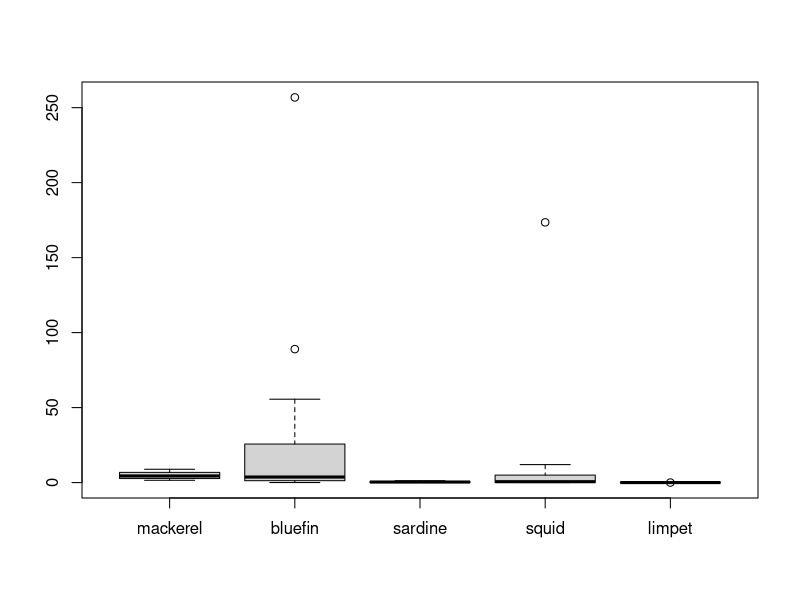
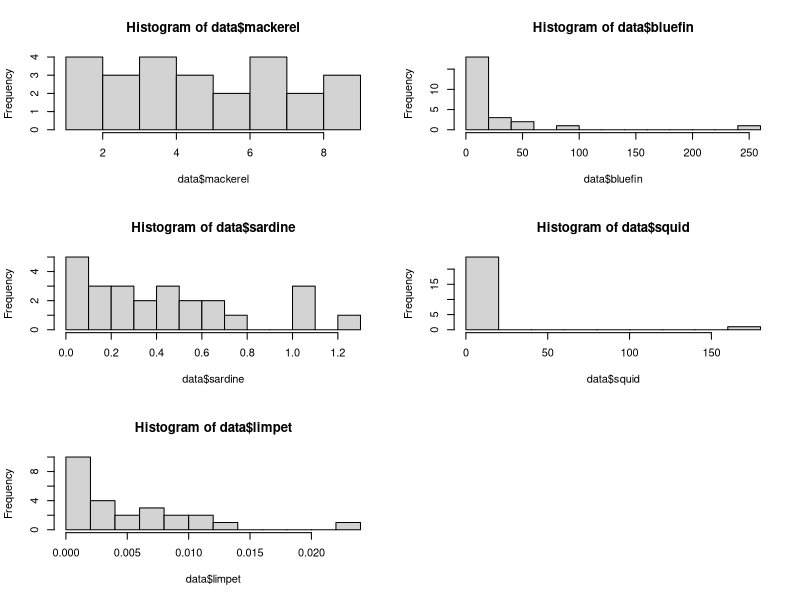
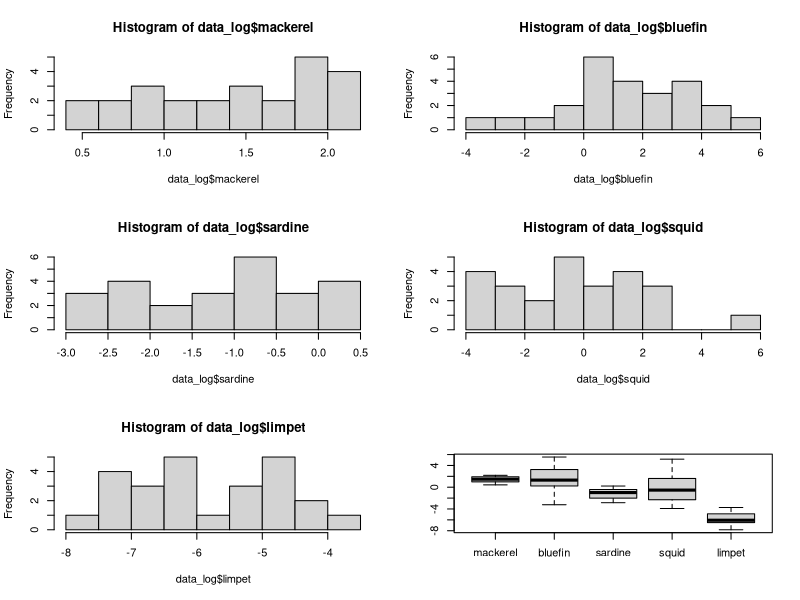
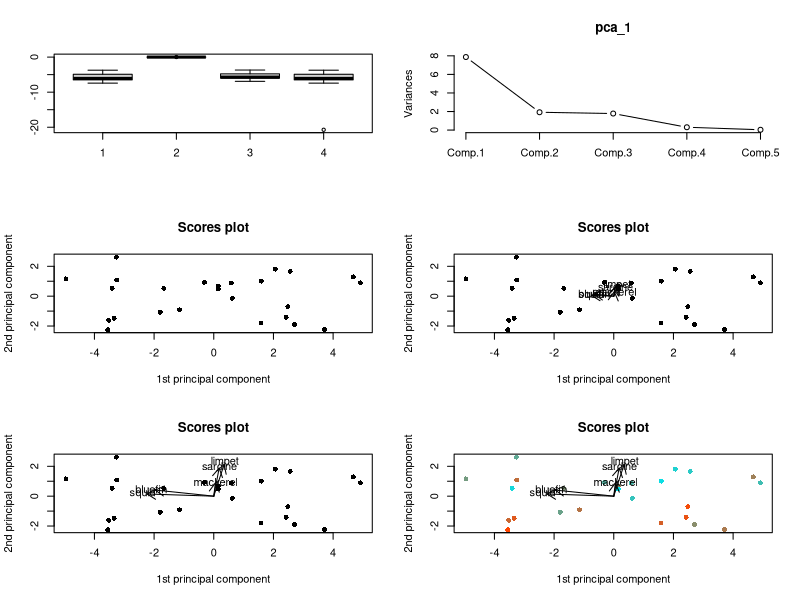
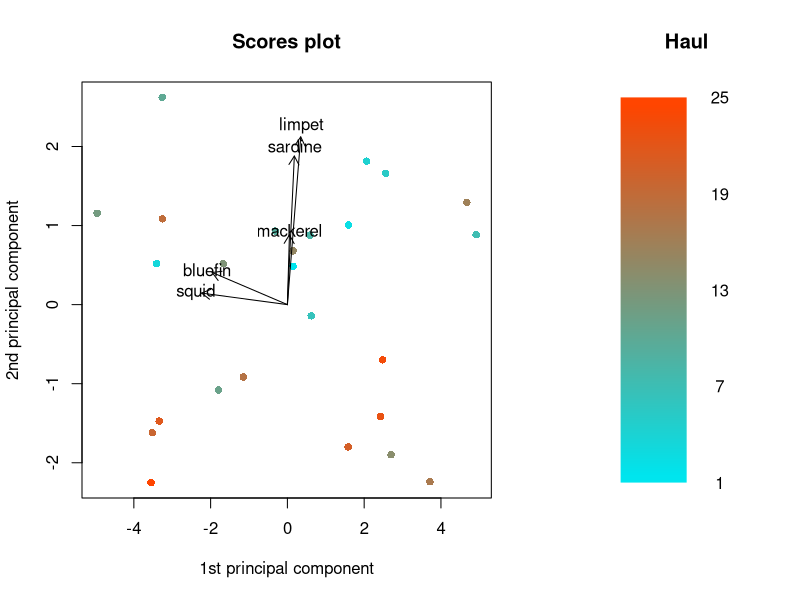
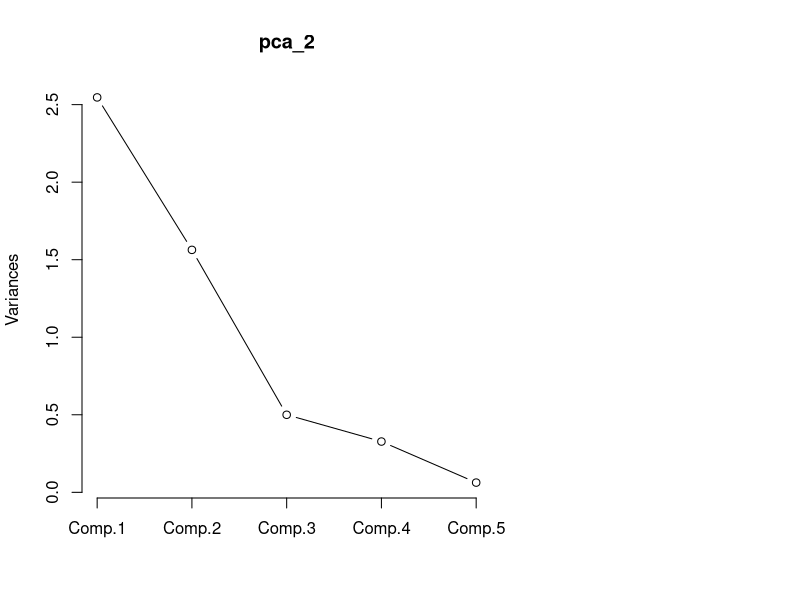
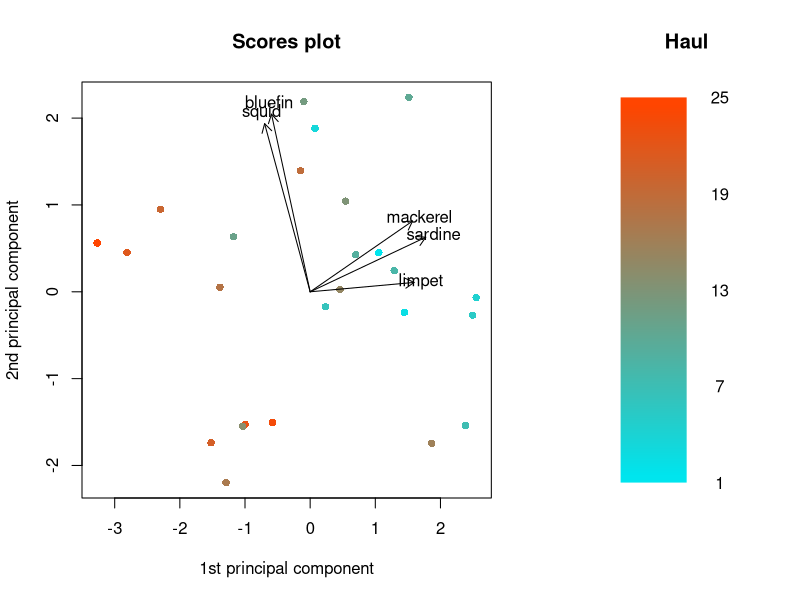
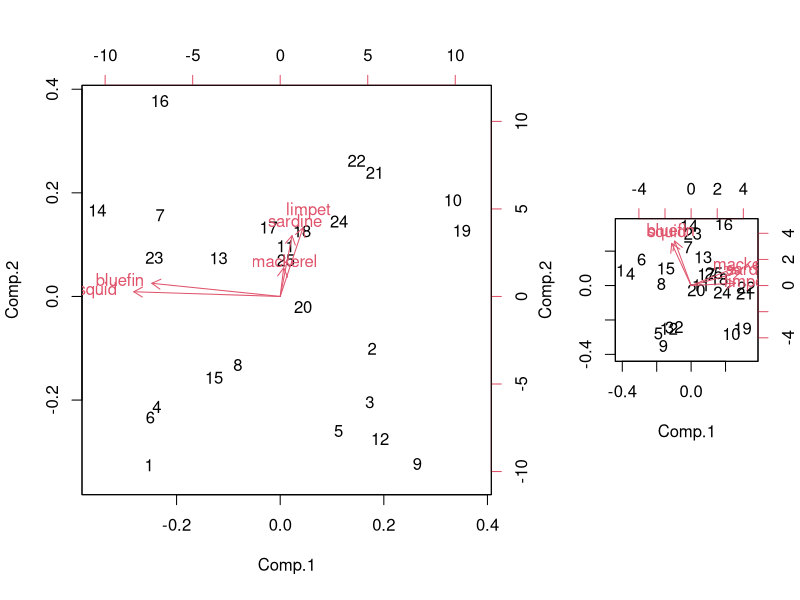

Generate these figures, in order, with R:
## ---- chunk 1
# Load in data
data = read.csv('fishcatch.csv')

# View data structure
head(data)
dim(data)
## ---- chunk 2
# Generate boxplots
boxplot(data[,-1]) # Exclude haul

# look at data distribution
par(mfrow = c(3,2)) # 1 column 5 row grid plot
hist(data$mackerel, breaks = 10)
hist(data$bluefin, breaks = 10)
hist(data$sardine, breaks = 10)
hist(data$squid, breaks = 10)
hist(data$limpet, breaks = 10)
## ---- chunk 3
# Create a new data object so we can log the data
data_log = data

# Log data
data_log[,-1] = log(data_log[,-1]) # Remember to exclude haul
## ---- chunk 4
# Generate histograms
par(mfrow = c(3,2)) # 1 column 5 row grid plot
hist(data_log$mackerel, breaks = 10)
hist(data_log$bluefin, breaks = 10)
hist(data_log$sardine, breaks = 10)
hist(data_log$squid, breaks = 10)
hist(data_log$limpet, breaks = 10)
## ---- chunk 5
# Generate histograms
shapiro.test(data_log$mackerel)
shapiro.test(data_log$bluefin)
shapiro.test(data_log$sardine)
shapiro.test(data_log$squid)
shapiro.test(data_log$limpet)
## ---- chunk 6
# Generate boxplots
boxplot(data_log[,-1])
## ---- chunk 7
# Generate test data
data_test = data; data_test[1,6] = 0 # Change the first limpet value to 0

# Try to log the data
data_test[1,] # Print first row
log(data_test[,-1])[1,] # Print logs of the first row

## ---- chunk 8
# Test boxplots of different increments
boxplot(log(data_test$limpet), # Warning because of -Inf
        log(data_test$limpet + 1),
        log(data_test$limpet + 0.001),
        log(data_test$limpet + 0.000000001))

## ---- chunk 9
# Run PCA - Covariance
pca_1 = princomp(data_log[,-1]) # We don't want haul in our PCA!
summary(pca_1)
## ---- chunk 10
# Generate scree plot
plot(pca_1, type = 'l') # Scree is built into the plot for PCA
## ---- chunk 11
# Print loadings
print(loadings(pca_1),cutoff=0.00) #all loadings!
## ---- chunk 12
# Print PCA scores
head(pca_1$scores)
## ---- chunk 13
# Plot scores - components 1 and 2
plot(pca_1$scores[,1], # Scores on component 1
     pca_1$scores[,2], # Scores on component 3
     pch=16, # Point 16 (colored circle)
     xlab="1st principal component",ylab="2nd principal component",main="Scores plot") # Axis and plot labels
## ---- chunk 14
# Plot scores - components 1 and 2
plot(pca_1$scores[,1], # Scores on component 1
     pca_1$scores[,2], # Scores on component 3
     pch=16, # Point 16 (colored circle)
     xlab="1st principal component",ylab="2nd principal component",main="Scores plot") # Axis and plot labels

# Add loadings to plot
arrows(0,0, # Draw arrows from zero
       pca_1$loadings[,1], # Draw to PC1 loading in X
       pca_1$loadings[,2], # Draw to PC2 loading in Y
       col="black", length = 0.1) # Arrow color and arrowhead length
text(pca_1$loadings[,1],pca_1$loadings[,2],names(data_log[,-1]),cex=1.0 ,col="black") # Add text labels for each variable

## ---- chunk 15
# Plot scores - components 1 and 2
plot(pca_1$scores[,1], # Scores on component 1
     pca_1$scores[,2], # Scores on component 3
     pch=16, # Point 16 (colored circle)
     xlab="1st principal component",ylab="2nd principal component",main="Scores plot") # Axis and plot labels

# Add loadings to plot
sf = 3 # Scaling factor
sft = 3.2 # Scaling factor for text
arrows(0,0, # Draw arrows from zero
       pca_1$loadings[,1]*sf, # Draw to PC1 * scaling factor loading in X
       pca_1$loadings[,2]*sf, # Draw to PC2 * scaling factor loading in Y
       col="black", length = 0.1) # Arrow color and arrowhead length
text(pca_1$loadings[,1]*sft,pca_1$loadings[,2]*sft, names(data_log[,-1]), cex=1.0, col="black") # Add text labels for each variable
## ---- chunk 16
# Create a color palette
colfunc = colorRampPalette(c('orangered1', 'turquoise2'))

# Plot scores - components 1 and 2
plot(pca_1$scores[,1], # Scores on component 1
     pca_1$scores[,2], # Scores on component 3
     pch=16, # Point 16 (colored circle)
     col = colfunc(nrow(pca_1$scores)), # Color points by haul using our color palette
     xlab="1st principal component",ylab="2nd principal component",main="Scores plot") # Axis and plot labels

# Add loadings to plot
sf = 3 # Scaling factor
sft = 3.2 # Scaling factor for text
arrows(0,0, # Draw arrows from zero
       pca_1$loadings[,1]*sf, # Draw to PC1 * scaling factor loading in X
       pca_1$loadings[,2]*sf, # Draw to PC2 * scaling factor loading in Y
       col="black", length = 0.1) # Arrow color and arrowhead length
text(pca_1$loadings[,1]*sft,pca_1$loadings[,2]*sft, names(data_log[,-1]), cex=1.0, col="black") # Add text labels for each variable
## ---- chunk 17
# Set plot layout
layout(matrix(1:2,ncol=2), # 1 row, 2 columns
       width = c(2,1), # Width
       height = c(1,1)) # Height

# Create a color palette
colfunc = colorRampPalette(c('orangered1', 'turquoise2'))

# Plot scores - components 1 and 2
plot(pca_1$scores[,1], # Scores on component 1
     pca_1$scores[,2], # Scores on component 3
     pch=16, # Point 16 (colored circle)
     col = colfunc(nrow(pca_1$scores)), # Color points by haul using our color palette
     xlab="1st principal component",ylab="2nd principal component",main="Scores plot") # Axis and plot labels

# Add loadings to plot
sf = 3 # Scaling factor
sft = 3.2 # Scaling factor for text
arrows(0,0, # Draw arrows from zero
       pca_1$loadings[,1]*sf, # Draw to PC1 * scaling factor loading in X
       pca_1$loadings[,2]*sf, # Draw to PC2 * scaling factor loading in Y
       col="black", length = 0.1) # Arrow color and arrowhead length
text(pca_1$loadings[,1]*sft,pca_1$loadings[,2]*sft, names(data_log[,-1]), cex=1.0, col="black") # Add text labels for each variable

# Generate legend
legend_image <- as.raster(matrix(colfunc(nrow(pca_1$scores)), ncol=1))
plot(c(0,2),c(0,1),type = 'n', axes = F,xlab = '', ylab = '', main = 'Haul')
text(x=1.5, y =seq(0,1,l=5), labels = seq(1,25,l=5))
rasterImage(legend_image, 0, 0, 1,1)
## ---- chunk 18
# Run PCA - Correlation
pca_2 = princomp(data_log[,-1], cor = T)
summary(pca_2)

# In case you don't believe me, heres the covariance matrix if we pre-standardize the data
pca_test = princomp(scale(data_log[-1]))
summary(pca_test)
## ---- chunk 19
# Generate scree plot
plot(pca_2, type = 'l') # Scree is built into the plot for PCA

# Print loadings
print(loadings(pca_2),cutoff=0.00) #all loadings!

# Set plot layout
layout(matrix(1:2,ncol=2), # 1 row, 2 columns
       width = c(2,1), # Width
       height = c(1,1)) # Height

# Create a color palette
colfunc = colorRampPalette(c('orangered1', 'turquoise2'))

# Plot scores - components 1 and 2
plot(pca_2$scores[,1], # Scores on component 1
     pca_2$scores[,2], # Scores on component 3
     pch=16, # Point 16 (colored circle)
     col = colfunc(nrow(pca_2$scores)), # Color points by haul using our color palette
     xlab="1st principal component",ylab="2nd principal component",main="Scores plot") # Axis and plot labels

# Add loadings to plot
sf = 3 # Scaling factor
sft = 3.2 # Scaling factor for text
arrows(0,0, # Draw arrows from zero
       pca_2$loadings[,1]*sf, # Draw to PC1 * scaling factor loading in X
       pca_2$loadings[,2]*sf, # Draw to PC2 * scaling factor loading in Y
       col="black", length = 0.1) # Arrow color and arrowhead length
text(pca_2$loadings[,1]*sft,pca_2$loadings[,2]*sft, names(data_log[,-1]), cex=1.0, col="black") # Add text labels for each variable

# Generate legend
legend_image <- as.raster(matrix(colfunc(nrow(pca_2$scores)), ncol=1))
plot(c(0,2),c(0,1),type = 'n', axes = F,xlab = '', ylab = '', main = 'Haul')
text(x=1.5, y =seq(0,1,l=5), labels = seq(1,25,l=5))
rasterImage(legend_image, 0, 0, 1,1)
## ---- chunk 20
# Exploring biplot
biplot(pca_1) # Covariance
biplot(pca_2) # Correlation
## ---- chunk 21
library(ggplot2)

# ggplot version - Covariance

# turn PCA scores into data frame
pca_1_plot = data.frame(Haul = data_log$Haul, pca_1$scores) 

# Turn PCA loadings into data frame (This gets a little complicated)
pca_1_loadings = as.data.frame(matrix(as.numeric(pca_1$loadings), 
                                      dim(pca_1$loadings)[1], dim(pca_1$loadings)[2]))
colnames(pca_1_loadings) = colnames(pca_1_plot)[-1]

# Plot
ggplot(pca_1_plot, aes(x = Comp.1, y = Comp.2, color = Haul)) +
  
  # Scores
  geom_point() + scale_colour_distiller(palette = 15) + 
  
  # Loadings
  geom_segment(data = pca_1_loadings, aes(x = 0, y = 0,xend = Comp.1 , yend = Comp.2), 
    arrow = arrow(length = unit(0.3, "cm"), type = "open", angle = 25), 
    linewidth = 1, color = "darkblue") + 
  
  # Labels
  geom_text(data = pca_1_loadings, color = 'darkblue', nudge_x = 0.2, nudge_y = 0.2, # Labels
                aes(x = Comp.1, y = Comp.2, label = colnames(data_log)[-1]))


# ggplot version - Correlation

# turn PCA scores into data frame
pca_2_plot = data.frame(Haul = data_log$Haul, pca_2$scores) 

# Turn PCA loadings into data frame
pca_2_loadings = as.data.frame(matrix(as.numeric(pca_2$loadings), 
                                      dim(pca_2$loadings)[1], dim(pca_2$loadings)[2]))
colnames(pca_2_loadings) = colnames(pca_2_plot)[-1]

# Plot
ggplot(pca_2_plot, aes(x = Comp.1, y = Comp.2, color = Haul)) +
  
  # Scores
  geom_point() + scale_colour_distiller(palette = 15) + 
  
  # Loadings
  geom_segment(data = pca_2_loadings, aes(x = 0, y = 0,xend = Comp.1 , yend = Comp.2), 
               arrow = arrow(length = unit(0.3, "cm"), type = "open", angle = 25), 
               linewidth = 1, color = "darkblue") + 
  
  # Labels
  geom_text(data = pca_2_loadings, color = 'darkblue', nudge_x = 0.2, nudge_y = 0.2, # Labels
            aes(x = Comp.1, y = Comp.2, label = colnames(data_log)[-1]))
## ---- chunk 22
# ggplot v2
library(ggfortify)

# Run PCA - Covariance
pca_1a = prcomp(data_log[,-1])

# Run autoplot
autoplot(pca_1a, data = data_log, color = 'Hauls', loadings = T, loadings.label = T)

# Run PCA - Correlation
pca_2a = prcomp(data_log[,-1], scale = T)

# Run autoplot
autoplot(pca_2a, data = data_log, color = 'Hauls', loadings = T, loadings.label = T)
## ---- chunk 23
# Scaling factors
sf = 2.5
sft = 2.8

# Varimax rotation - Covariance
v1 = varimax(pca_1$loadings[,1:2])
v1_scores = pca_1$scores[,1:2]%*%v1$rotmat

# Plot scores - components 1 and 2
plot(v1_scores[,1],v1_scores[,2],pch=15, col = colfunc(nrow(v1_scores)),
     xlab="1st varimax component",ylab="2nd varimax component",main="varimax scores plot")

# Add loadings
arrows(0,0,v1$loadings[,1]*sf,v1$loadings[,2]*sf,col="black")
text(v1$loadings[,1]*sft,v1$loadings[,2]*sft,names(data_log[,-1]),asp=1,cex=1.0 ,col="black")

# Varimax rotation - Correlation
v2 = varimax(pca_2$loadings[,1:2])
v2_scores = pca_2$scores[,1:2]%*%v2$rotmat

# Plot scores - components 1 and 2
plot(v2_scores[,1],v2_scores[,2],pch=15, col = colfunc(nrow(v2_scores)),
     xlab="1st varimax component",ylab="2nd varimax component",main="varimax scores plot")

# Add loadings
arrows(0,0,v2$loadings[,1]*sf,v2$loadings[,2]*sf,col="black")
text(v2$loadings[,1]*sft,v2$loadings[,2]*sft,names(data_log[,-1]),asp=1,cex=1.0 ,col="black")
